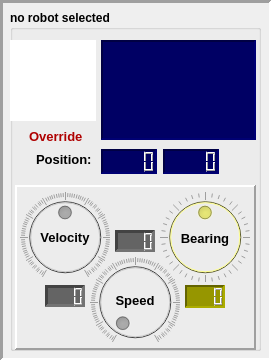
        <widget class="QFrame" name="frame_primeBot">
         <property name="enabled">
          <bool>true</bool>
         </property>
         <property name="geometry">
          <rect>
           <x>10</x>
           <y>10</y>
           <width>272</width>
           <height>361</height>
          </rect>
         </property>
         <property name="frameShape">
          <enum>QFrame::Panel</enum>
         </property>
         <property name="frameShadow">
          <enum>QFrame::Sunken</enum>
         </property>
         <property name="lineWidth">
          <number>3</number>
         </property>
         <widget class="QGroupBox" name="box_primeBot">
          <property name="geometry">
           <rect>
            <x>10</x>
            <y>10</y>
            <width>251</width>
            <height>341</height>
           </rect>
          </property>
          <property name="font">
           <font>
            <weight>75</weight>
            <bold>true</bold>
           </font>
          </property>
          <property name="title">
           <string>no robot selected</string>
          </property>
          <property name="checkable">
           <bool>false</bool>
          </property>
          <widget class="QGraphicsView" name="gView_robot_prime">
           <property name="geometry">
            <rect>
             <x>-4</x>
             <y>30</y>
             <width>90</width>
             <height>81</height>
            </rect>
           </property>
           <property name="mouseTracking">
            <bool>true</bool>
           </property>
           <property name="focusPolicy">
            <enum>Qt::NoFocus</enum>
           </property>
           <property name="toolTip">
            <string>Selected robot</string>
           </property>
           <property name="frameShape">
            <enum>QFrame::Panel</enum>
           </property>
           <property name="lineWidth">
            <number>0</number>
           </property>
           <property name="renderHints">
            <set>QPainter::Antialiasing|QPainter::TextAntialiasing</set>
           </property>
          </widget>
          <widget class="QCheckBox" name="check_botOverride">
           <property name="geometry">
            <rect>
             <x>0</x>
             <y>115</y>
             <width>91</width>
             <height>22</height>
            </rect>
           </property>
           <property name="font">
            <font>
             <pointsize>10</pointsize>
             <weight>75</weight>
             <italic>false</italic>
             <bold>true</bold>
            </font>
           </property>
           <property name="focusPolicy">
            <enum>Qt::NoFocus</enum>
           </property>
           <property name="toolTip">
            <string>&lt;html&gt;&lt;head/&gt;&lt;body&gt;&lt;p&gt;(Hotkey: O) Toggles manual control override on selected robot&lt;/p&gt;&lt;/body&gt;&lt;/html&gt;</string>
           </property>
           <property name="styleSheet">
            <string notr="true">background-color: rgba(255, 255, 255, 0);
color: rgb(175, 0, 0);</string>
           </property>
           <property name="text">
            <string>Override</string>
           </property>
          </widget>
          <widget class="QTextBrowser" name="text_primeBot">
           <property name="geometry">
            <rect>
             <x>91</x>
             <y>30</y>
             <width>155</width>
             <height>100</height>
            </rect>
           </property>
           <property name="font">
            <font>
             <family>DejaVu Sans</family>
             <pointsize>8</pointsize>
             <weight>75</weight>
             <bold>true</bold>
            </font>
           </property>
           <property name="toolTip">
            <string>MainWindow::getMainWindow()-&gt;guiPrintRobot();</string>
           </property>
           <property name="styleSheet">
            <string notr="true">background-color: rgb(0, 0, 100);</string>
           </property>
           <property name="frameShape">
            <enum>QFrame::Panel</enum>
           </property>
           <property name="lineWidth">
            <number>2</number>
           </property>
          </widget>
          <widget class="QLabel" name="label_coord_6">
           <property name="geometry">
            <rect>
             <x>26</x>
             <y>139</y>
             <width>61</width>
             <height>20</height>
            </rect>
           </property>
           <property name="minimumSize">
            <size>
             <width>42</width>
             <height>0</height>
            </size>
           </property>
           <property name="baseSize">
            <size>
             <width>20</width>
             <height>0</height>
            </size>
           </property>
           <property name="font">
            <font>
             <pointsize>10</pointsize>
             <weight>75</weight>
             <italic>false</italic>
             <bold>true</bold>
            </font>
           </property>
           <property name="text">
            <string>Position:</string>
           </property>
           <property name="indent">
            <number>0</number>
           </property>
          </widget>
          <widget class="QLCDNumber" name="lcd_coordX_prime">
           <property name="geometry">
            <rect>
             <x>91</x>
             <y>139</y>
             <width>56</width>
             <height>25</height>
            </rect>
           </property>
           <property name="sizePolicy">
            <sizepolicy hsizetype="Preferred" vsizetype="Preferred">
             <horstretch>0</horstretch>
             <verstretch>0</verstretch>
            </sizepolicy>
           </property>
           <property name="minimumSize">
            <size>
             <width>56</width>
             <height>23</height>
            </size>
           </property>
           <property name="maximumSize">
            <size>
             <width>56</width>
             <height>32</height>
            </size>
           </property>
           <property name="toolTip">
            <string>X coordinate from center of field</string>
           </property>
           <property name="layoutDirection">
            <enum>Qt::RightToLeft</enum>
           </property>
           <property name="autoFillBackground">
            <bool>false</bool>
           </property>
           <property name="styleSheet">
            <string notr="true">background-color: rgb(0, 0, 100);</string>
           </property>
           <property name="frameShape">
            <enum>QFrame::Panel</enum>
           </property>
           <property name="frameShadow">
            <enum>QFrame::Sunken</enum>
           </property>
           <property name="lineWidth">
            <number>2</number>
           </property>
           <property name="midLineWidth">
            <number>0</number>
           </property>
           <property name="smallDecimalPoint">
            <bool>false</bool>
           </property>
           <property name="digitCount">
            <number>5</number>
           </property>
           <property name="segmentStyle">
            <enum>QLCDNumber::Outline</enum>
           </property>
           <property name="value" stdset="0">
            <double>0.000000000000000</double>
           </property>
          </widget>
          <widget class="QLCDNumber" name="lcd_coordY_prime">
           <property name="geometry">
            <rect>
             <x>153</x>
             <y>139</y>
             <width>56</width>
             <height>25</height>
            </rect>
           </property>
           <property name="sizePolicy">
            <sizepolicy hsizetype="Preferred" vsizetype="Preferred">
             <horstretch>0</horstretch>
             <verstretch>0</verstretch>
            </sizepolicy>
           </property>
           <property name="minimumSize">
            <size>
             <width>56</width>
             <height>25</height>
            </size>
           </property>
           <property name="maximumSize">
            <size>
             <width>56</width>
             <height>25</height>
            </size>
           </property>
           <property name="toolTip">
            <string>Y coordinate from center of field</string>
           </property>
           <property name="layoutDirection">
            <enum>Qt::RightToLeft</enum>
           </property>
           <property name="autoFillBackground">
            <bool>false</bool>
           </property>
           <property name="styleSheet">
            <string notr="true">background-color: rgb(0, 0, 100);</string>
           </property>
           <property name="inputMethodHints">
            <set>Qt::ImhTime</set>
           </property>
           <property name="frameShape">
            <enum>QFrame::Panel</enum>
           </property>
           <property name="frameShadow">
            <enum>QFrame::Sunken</enum>
           </property>
           <property name="lineWidth">
            <number>2</number>
           </property>
           <property name="smallDecimalPoint">
            <bool>false</bool>
           </property>
           <property name="digitCount">
            <number>5</number>
           </property>
           <property name="segmentStyle">
            <enum>QLCDNumber::Outline</enum>
           </property>
           <property name="value" stdset="0">
            <double>0.000000000000000</double>
           </property>
          </widget>
          <widget class="QFrame" name="frame_18">
           <property name="geometry">
            <rect>
             <x>5</x>
             <y>175</y>
             <width>241</width>
             <height>165</height>
            </rect>
           </property>
           <property name="styleSheet">
            <string notr="true"/>
           </property>
           <property name="frameShape">
            <enum>QFrame::Panel</enum>
           </property>
           <property name="frameShadow">
            <enum>QFrame::Raised</enum>
           </property>
           <property name="lineWidth">
            <number>2</number>
           </property>
           <widget class="QLCDNumber" name="lcd_orient_prime">
            <property name="geometry">
             <rect>
              <x>170</x>
              <y>100</y>
              <width>40</width>
              <height>23</height>
             </rect>
            </property>
            <property name="sizePolicy">
             <sizepolicy hsizetype="Preferred" vsizetype="Preferred">
              <horstretch>0</horstretch>
              <verstretch>0</verstretch>
             </sizepolicy>
            </property>
            <property name="maximumSize">
             <size>
              <width>73</width>
              <height>23</height>
             </size>
            </property>
            <property name="mouseTracking">
             <bool>true</bool>
            </property>
            <property name="toolTip">
             <string comment="test" extracomment="test">Robot's orientation in relation to the opposing end of the field</string>
            </property>
            <property name="layoutDirection">
             <enum>Qt::RightToLeft</enum>
            </property>
            <property name="autoFillBackground">
             <bool>false</bool>
            </property>
            <property name="styleSheet">
             <string notr="true">background-color: rgb(150, 150, 0);</string>
            </property>
            <property name="frameShape">
             <enum>QFrame::Panel</enum>
            </property>
            <property name="frameShadow">
             <enum>QFrame::Sunken</enum>
            </property>
            <property name="lineWidth">
             <number>2</number>
            </property>
            <property name="smallDecimalPoint">
             <bool>false</bool>
            </property>
            <property name="digitCount">
             <number>4</number>
            </property>
            <property name="segmentStyle">
             <enum>QLCDNumber::Outline</enum>
            </property>
            <property name="value" stdset="0">
             <double>0.000000000000000</double>
            </property>
           </widget>
           <widget class="QLCDNumber" name="lcd_botVel_">
            <property name="geometry">
             <rect>
              <x>30</x>
              <y>100</y>
              <width>40</width>
              <height>22</height>
             </rect>
            </property>
            <property name="sizePolicy">
             <sizepolicy hsizetype="Expanding" vsizetype="Expanding">
              <horstretch>0</horstretch>
              <verstretch>0</verstretch>
             </sizepolicy>
            </property>
            <property name="maximumSize">
             <size>
              <width>16777215</width>
              <height>100</height>
             </size>
            </property>
            <property name="font">
             <font>
              <weight>50</weight>
              <italic>false</italic>
              <bold>false</bold>
              <underline>false</underline>
              <strikeout>false</strikeout>
              <kerning>true</kerning>
             </font>
            </property>
            <property name="mouseTracking">
             <bool>true</bool>
            </property>
            <property name="toolTip">
             <string>Average forward or reverse force of the robot's wheels</string>
            </property>
            <property name="toolTipDuration">
             <number>-2</number>
            </property>
            <property name="layoutDirection">
             <enum>Qt::RightToLeft</enum>
            </property>
            <property name="autoFillBackground">
             <bool>false</bool>
            </property>
            <property name="styleSheet">
             <string notr="true">background-color: rgb(100, 100, 100);</string>
            </property>
            <property name="frameShape">
             <enum>QFrame::Panel</enum>
            </property>
            <property name="frameShadow">
             <enum>QFrame::Sunken</enum>
            </property>
            <property name="lineWidth">
             <number>3</number>
            </property>
            <property name="smallDecimalPoint">
             <bool>false</bool>
            </property>
            <property name="digitCount">
             <number>4</number>
            </property>
            <property name="segmentStyle">
             <enum>QLCDNumber::Outline</enum>
            </property>
            <property name="value" stdset="0">
             <double>888888.000000000000000</double>
            </property>
           </widget>
           <widget class="QLabel" name="label_4">
            <property name="geometry">
             <rect>
              <x>10</x>
              <y>42</y>
              <width>80</width>
              <height>21</height>
             </rect>
            </property>
            <property name="font">
             <font>
              <pointsize>10</pointsize>
              <weight>75</weight>
              <italic>false</italic>
              <bold>true</bold>
             </font>
            </property>
            <property name="styleSheet">
             <string notr="true">background-color: rgba(255, 255, 255, 0);</string>
            </property>
            <property name="text">
             <string>Velocity</string>
            </property>
            <property name="alignment">
             <set>Qt::AlignCenter</set>
            </property>
           </widget>
           <widget class="QDial" name="dial_botVel_">
            <property name="enabled">
             <bool>false</bool>
            </property>
            <property name="geometry">
             <rect>
              <x>5</x>
              <y>7</y>
              <width>90</width>
              <height>90</height>
             </rect>
            </property>
            <property name="baseSize">
             <size>
              <width>0</width>
              <height>0</height>
             </size>
            </property>
            <property name="cursor">
             <cursorShape>ForbiddenCursor</cursorShape>
            </property>
            <property name="focusPolicy">
             <enum>Qt::NoFocus</enum>
            </property>
            <property name="contextMenuPolicy">
             <enum>Qt::NoContextMenu</enum>
            </property>
            <property name="toolTip">
             <string>Average wheel velocity</string>
            </property>
            <property name="styleSheet">
             <string notr="true">background-color: rgb(150, 150, 150);</string>
            </property>
            <property name="minimum">
             <number>-100</number>
            </property>
            <property name="maximum">
             <number>100</number>
            </property>
            <property name="singleStep">
             <number>1</number>
            </property>
            <property name="pageStep">
             <number>20</number>
            </property>
            <property name="tracking">
             <bool>false</bool>
            </property>
            <property name="invertedAppearance">
             <bool>false</bool>
            </property>
            <property name="invertedControls">
             <bool>false</bool>
            </property>
            <property name="wrapping">
             <bool>false</bool>
            </property>
            <property name="notchTarget">
             <double>2.000000000000000</double>
            </property>
            <property name="notchesVisible">
             <bool>true</bool>
            </property>
           </widget>
           <widget class="QLabel" name="label_11">
            <property name="geometry">
             <rect>
              <x>80</x>
              <y>105</y>
              <width>80</width>
              <height>21</height>
             </rect>
            </property>
            <property name="font">
             <font>
              <pointsize>10</pointsize>
              <weight>75</weight>
              <italic>false</italic>
              <bold>true</bold>
             </font>
            </property>
            <property name="styleSheet">
             <string notr="true">background-color: rgba(255, 255, 255, 0);</string>
            </property>
            <property name="text">
             <string>Speed</string>
            </property>
            <property name="alignment">
             <set>Qt::AlignCenter</set>
            </property>
           </widget>
           <widget class="QDial" name="dial_botSpeed_">
            <property name="enabled">
             <bool>false</bool>
            </property>
            <property name="geometry">
             <rect>
              <x>75</x>
              <y>72</y>
              <width>90</width>
              <height>90</height>
             </rect>
            </property>
            <property name="baseSize">
             <size>
              <width>0</width>
              <height>0</height>
             </size>
            </property>
            <property name="cursor">
             <cursorShape>ForbiddenCursor</cursorShape>
            </property>
            <property name="focusPolicy">
             <enum>Qt::NoFocus</enum>
            </property>
            <property name="contextMenuPolicy">
             <enum>Qt::NoContextMenu</enum>
            </property>
            <property name="toolTip">
             <string>Average wheel velocity</string>
            </property>
            <property name="styleSheet">
             <string notr="true">background-color: rgb(150, 150, 150);</string>
            </property>
            <property name="minimum">
             <number>0</number>
            </property>
            <property name="maximum">
             <number>1000</number>
            </property>
            <property name="singleStep">
             <number>1</number>
            </property>
            <property name="pageStep">
             <number>100</number>
            </property>
            <property name="tracking">
             <bool>false</bool>
            </property>
            <property name="invertedAppearance">
             <bool>false</bool>
            </property>
            <property name="invertedControls">
             <bool>false</bool>
            </property>
            <property name="wrapping">
             <bool>false</bool>
            </property>
            <property name="notchTarget">
             <double>10.000000000000000</double>
            </property>
            <property name="notchesVisible">
             <bool>true</bool>
            </property>
           </widget>
           <widget class="QLCDNumber" name="lcd_botSpeed_">
            <property name="geometry">
             <rect>
              <x>100</x>
              <y>45</y>
              <width>40</width>
              <height>22</height>
             </rect>
            </property>
            <property name="sizePolicy">
             <sizepolicy hsizetype="Expanding" vsizetype="Expanding">
              <horstretch>0</horstretch>
              <verstretch>0</verstretch>
             </sizepolicy>
            </property>
            <property name="maximumSize">
             <size>
              <width>16777215</width>
              <height>100</height>
             </size>
            </property>
            <property name="font">
             <font>
              <weight>50</weight>
              <italic>false</italic>
              <bold>false</bold>
              <underline>false</underline>
              <strikeout>false</strikeout>
              <kerning>true</kerning>
             </font>
            </property>
            <property name="mouseTracking">
             <bool>true</bool>
            </property>
            <property name="toolTip">
             <string>Average forward or reverse force of the robot's wheels</string>
            </property>
            <property name="toolTipDuration">
             <number>-2</number>
            </property>
            <property name="layoutDirection">
             <enum>Qt::RightToLeft</enum>
            </property>
            <property name="autoFillBackground">
             <bool>false</bool>
            </property>
            <property name="styleSheet">
             <string notr="true">background-color: rgb(100, 100, 100);</string>
            </property>
            <property name="frameShape">
             <enum>QFrame::Panel</enum>
            </property>
            <property name="frameShadow">
             <enum>QFrame::Sunken</enum>
            </property>
            <property name="lineWidth">
             <number>3</number>
            </property>
            <property name="smallDecimalPoint">
             <bool>false</bool>
            </property>
            <property name="digitCount">
             <number>4</number>
            </property>
            <property name="segmentStyle">
             <enum>QLCDNumber::Outline</enum>
            </property>
            <property name="value" stdset="0">
             <double>0.000000000000000</double>
            </property>
           </widget>
           <widget class="QDial" name="dial_botOrient_prime">
            <property name="enabled">
             <bool>false</bool>
            </property>
            <property name="geometry">
             <rect>
              <x>145</x>
              <y>7</y>
              <width>90</width>
              <height>90</height>
             </rect>
            </property>
            <property name="baseSize">
             <size>
              <width>0</width>
              <height>0</height>
             </size>
            </property>
            <property name="focusPolicy">
             <enum>Qt::NoFocus</enum>
            </property>
            <property name="contextMenuPolicy">
             <enum>Qt::NoContextMenu</enum>
            </property>
            <property name="toolTip">
             <string>Robot's orientation in relation to the opposing end of the field</string>
            </property>
            <property name="styleSheet">
             <string notr="true">background-color: rgb(255, 255, 0);</string>
            </property>
            <property name="minimum">
             <number>-180</number>
            </property>
            <property name="maximum">
             <number>180</number>
            </property>
            <property name="singleStep">
             <number>1</number>
            </property>
            <property name="pageStep">
             <number>45</number>
            </property>
            <property name="tracking">
             <bool>false</bool>
            </property>
            <property name="invertedAppearance">
             <bool>false</bool>
            </property>
            <property name="wrapping">
             <bool>true</bool>
            </property>
            <property name="notchTarget">
             <double>8.699999999999999</double>
            </property>
            <property name="notchesVisible">
             <bool>true</bool>
            </property>
           </widget>
           <widget class="QLabel" name="label_5">
            <property name="geometry">
             <rect>
              <x>150</x>
              <y>43</y>
              <width>80</width>
              <height>21</height>
             </rect>
            </property>
            <property name="font">
             <font>
              <pointsize>10</pointsize>
              <weight>75</weight>
              <italic>false</italic>
              <bold>true</bold>
             </font>
            </property>
            <property name="styleSheet">
             <string notr="true">background-color: rgba(255, 255, 255, 0);</string>
            </property>
            <property name="text">
             <string>Bearing</string>
            </property>
            <property name="alignment">
             <set>Qt::AlignCenter</set>
            </property>
           </widget>
           <widget class="QLabel" name="label_7">
            <property name="geometry">
             <rect>
              <x>184</x>
              <y>20</y>
              <width>12</width>
              <height>22</height>
             </rect>
            </property>
            <property name="styleSheet">
             <string notr="true">background-color: rgba(255, 255, 255, 0);</string>
            </property>
            <property name="text">
             <string/>
            </property>
            <property name="pixmap">
             <pixmap resource="images.qrc">:/images/forward_arrow_0.png</pixmap>
            </property>
            <property name="scaledContents">
             <bool>true</bool>
            </property>
           </widget>
          </widget>
         </widget>
        </widget>
